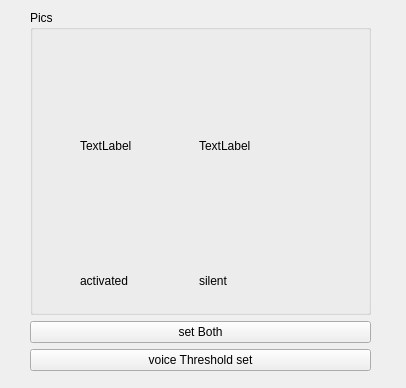
<?xml version="1.0" encoding="UTF-8"?>
<ui version="4.0">
 <class>Form</class>
 <widget class="QWidget" name="Form">
  <property name="geometry">
   <rect>
    <x>0</x>
    <y>0</y>
    <width>406</width>
    <height>388</height>
   </rect>
  </property>
  <property name="minimumSize">
   <size>
    <width>381</width>
    <height>354</height>
   </size>
  </property>
  <property name="windowTitle">
   <string>Form</string>
  </property>
  <widget class="QWidget" name="layoutWidget">
   <property name="geometry">
    <rect>
     <x>30</x>
     <y>10</y>
     <width>341</width>
     <height>361</height>
    </rect>
   </property>
   <layout class="QVBoxLayout" name="verticalLayout">
    <item>
     <widget class="QGroupBox" name="groupBox">
      <property name="title">
       <string>Pics</string>
      </property>
      <widget class="QWidget" name="layoutWidget">
       <property name="geometry">
        <rect>
         <x>50</x>
         <y>30</y>
         <width>231</width>
         <height>211</height>
        </rect>
       </property>
       <layout class="QHBoxLayout" name="horizontalLayout">
        <item>
         <widget class="QLabel" name="labelActPic">
          <property name="text">
           <string>TextLabel</string>
          </property>
         </widget>
        </item>
        <item>
         <widget class="QLabel" name="labelSilPic">
          <property name="text">
           <string>TextLabel</string>
          </property>
         </widget>
        </item>
       </layout>
      </widget>
      <widget class="QWidget" name="layoutWidget">
       <property name="geometry">
        <rect>
         <x>50</x>
         <y>260</y>
         <width>231</width>
         <height>21</height>
        </rect>
       </property>
       <layout class="QHBoxLayout" name="horizontalLayout_2">
        <item>
         <widget class="QLabel" name="label_3">
          <property name="text">
           <string>activated</string>
          </property>
         </widget>
        </item>
        <item>
         <widget class="QLabel" name="label_4">
          <property name="text">
           <string>silent</string>
          </property>
         </widget>
        </item>
       </layout>
      </widget>
     </widget>
    </item>
    <item>
     <widget class="QPushButton" name="pushButton">
      <property name="text">
       <string>set Both</string>
      </property>
     </widget>
    </item>
    <item>
     <widget class="QPushButton" name="pushButton_2">
      <property name="text">
       <string>voice Threshold set</string>
      </property>
     </widget>
    </item>
   </layout>
  </widget>
 </widget>
 <resources/>
 <connections/>
</ui>
